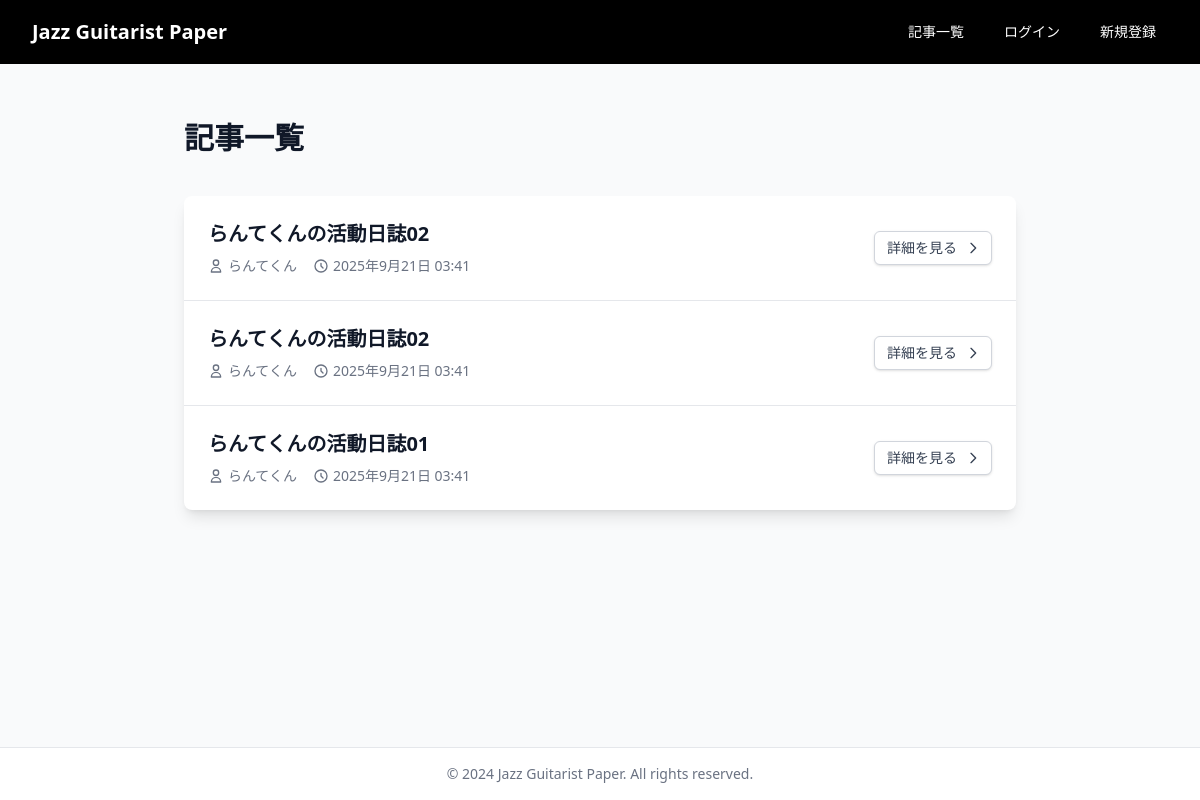
/articles/, run on an earlier commit of the app's database.
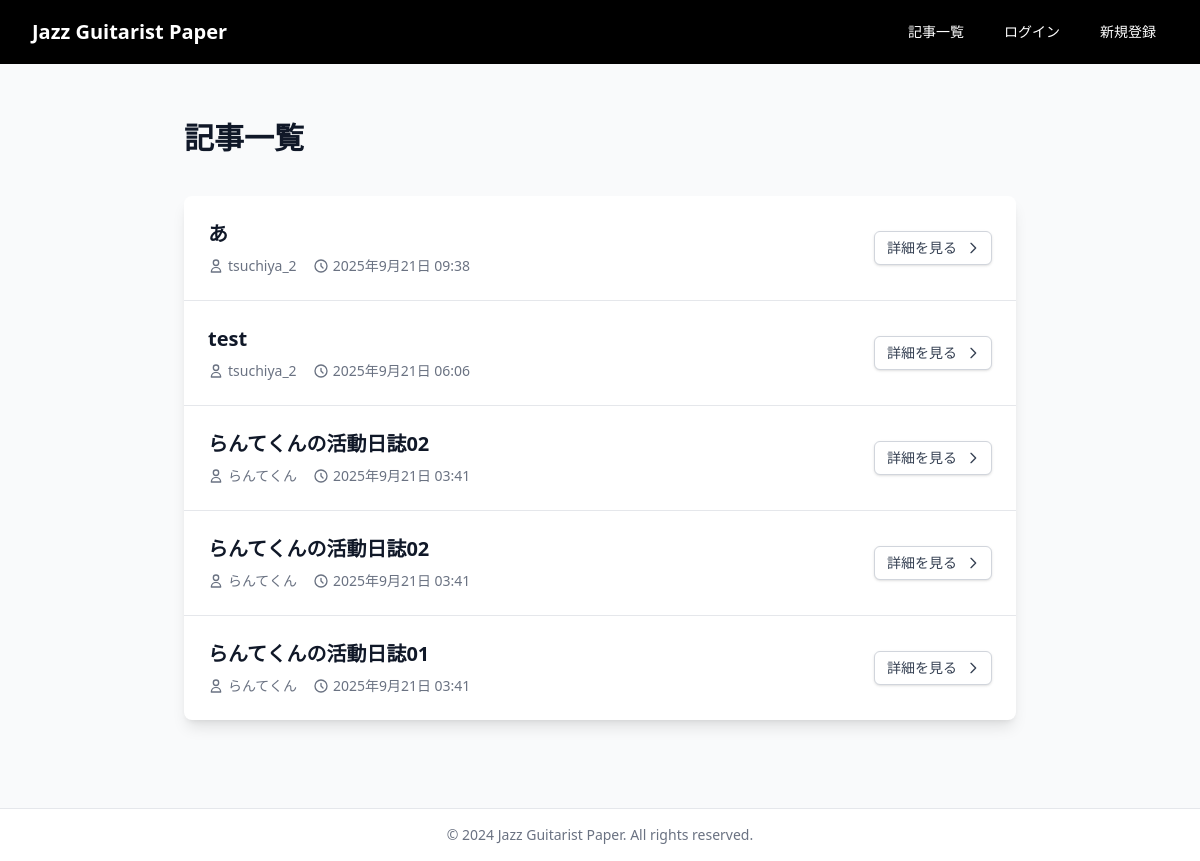
And on a later commit of the database.
### articles/models.py (models this page shows, shortened)
class Article(models.Model):
    author = models.ForeignKey(
        User,
        on_delete=models.CASCADE,
        verbose_name="投稿者"
    )
    title = models.CharField(
        max_length=200,
        verbose_name="タイトル"
    )
    content = models.TextField(
        verbose_name="内容"
    )
    created_at = models.DateTimeField(
        auto_now_add=True,
        verbose_name="作成日時"
    )
    updated_at = models.DateTimeField(
        auto_now=True,
        verbose_name="更新日時"
    )
    class Meta:
        ordering = ['-created_at']
        verbose_name = "記事"
        verbose_name_plural = "記事"

### accounts/models.py (models this page shows, shortened)
class User(AbstractUser):
    email = models.EmailField(_('email address'), unique=True)
    USERNAME_FIELD = 'email'
    REQUIRED_FIELDS = ['username']

### articles/views.py (the view)
# urls.py: path('', ArticleListView.as_view(), name='list'),
class ArticleListView(ListView):
    model = Article
    template_name = 'articles/list.html'
    context_object_name = 'articles'

### templates/articles/list.html (shortened to what this page needs)
{% extends 'base.html' %}
{% block content %}
<div class="max-w-4xl mx-auto py-8 px-4 sm:px-6 lg:px-8">
    <div class="mb-8 flex items-center justify-between">
        <h1 class="text-3xl font-bold text-gray-900 mb-2">記事一覧</h1>
    </div>
    {% if articles %}
        <div class="bg-white shadow-lg rounded-lg overflow-hidden">
            <div class="divide-y divide-gray-200">
                {% for article in articles %}
                    <div class="p-6 hover:bg-gray-50 transition-colors duration-200">
                        <div class="flex items-center justify-between">
                            <div class="flex-1">
                                <h3 class="text-xl font-semibold text-gray-900 mb-2">
                                    <a href="{% url 'articles:detail' article.pk %}" class="hover:text-blue-600 transition-colors duration-200">
                                        {{ article.title }}
                                    </a>
                                </h3>
                                <div class="flex items-center space-x-4 text-sm text-gray-500">
                                    <div class="flex items-center">
                                        <svg class="w-4 h-4 mr-1" fill="none" stroke="currentColor" viewBox="0 0 24 24">
                                            <path stroke-linecap="round" stroke-linejoin="round" stroke-width="2" d="M16 7a4 4 0 11-8 0 4 4 0 018 0zM12 14a7 7 0 00-7 7h14a7 7 0 00-7-7z"/>
                                        </svg>
                                        <span>{{ article.author.username }}</span>
                                    </div>
                                    <div class="flex items-center">
                                        <svg class="w-4 h-4 mr-1" fill="none" stroke="currentColor" viewBox="0 0 24 24">
                                            <path stroke-linecap="round" stroke-linejoin="round" stroke-width="2" d="M12 8v4l3 3m6-3a9 9 0 11-18 0 9 9 0 0118 0z"/>
                                        </svg>
                                        <span>{{ article.created_at|date:"Y年n月j日 H:i" }}</span>
                                    </div>
                                </div>
                            </div>
                            <div class="ml-4">
                                <a href="{% url 'articles:detail' article.pk %}" class="inline-flex items-center px-3 py-2 border border-gray-300 shadow-sm text-sm leading-4 font-medium rounded-md text-gray-700 bg-white hover:bg-gray-50 focus:outline-none focus:ring-2 focus:ring-offset-2 focus:ring-blue-500 transition-colors duration-200">
                                    詳細を見る
                                    <svg class="ml-2 -mr-0.5 h-4 w-4" fill="none" stroke="currentColor" viewBox="0 0 24 24">
                                        <path stroke-linecap="round" stroke-linejoin="round" stroke-width="2" d="M9 5l7 7-7 7"/>
                                    </svg>
                                </a>
                            </div>
                        </div>
                    </div>
                {% endfor %}
            </div>
        </div>
    {% endif %}
</div>
{% endblock %}

What changed in the data, as far as the page shows it:
added Article: title "あ", author.username "tsuchiya_2", created_at "2025年9月21日 09:38"
added Article: title "test", author.username "tsuchiya_2", created_at "2025年9月21日 06:06"
